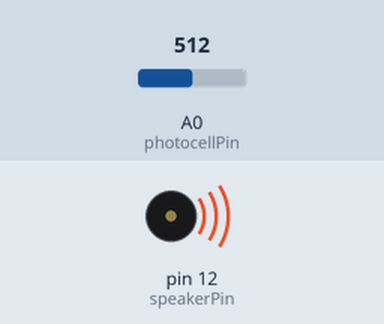
Bench run of a sketch on a simulated Arduino Uno, built with avr-gcc and run on an emulated ATmega328P. Parts: buzzer (waves = sounding). The inputs (shaded band) are chosen by the test bench; at power-on: A0 (photocellPin) = 512.

Above: at 0.1 s.
Timing chart, 0 to 13.5 s (numbered marks = the images above):
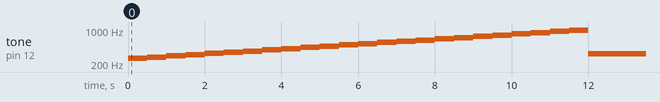

Measured:
- by itself, tone on pin 12 (speakerPin): plays 261 Hz for 0.50 s, 277 Hz for 0.50 s, 294 Hz for 0.50 s, 311 Hz for 0.50 s, 329 Hz for 0.50 s, 349 Hz for 0.50 s … (25 notes in this stretch)

The sketch:

PROJECT_.ino
```cpp
int speakerPin = 12;
int photocellPin = 0;

int numTones = 10;
int tones[] = {261, 277, 294, 311, 329, 349, 370, 392, 415, 440, 466, 493, 523, 554, 587, 622, 659, 698, 739, 783, 830, 880, 932, 987};
//            mid C  C#   D    D#   E    F    F#   G    G#   A   #A    B    C   #C    D    #D   E    F   #F    G    #G   A    #A   B

void setup() {
  // put your setup code here, to run once:
 Serial.begin(9600);
for (int i = 0; i < 24; i++) // iterate over the notes of the melody
  {
    tone(speakerPin, tones[i]);
    delay(500);
  }
  noTone(speakerPin);
}


void loop() {
  // put your main code here, to run repeatedly:

  int reading = analogRead(photocellPin);
  int pitch = 200 + reading / 4;
  //Add 200 to the original value to make 200Hz the lowest frequency, and then simply divide the reading by 4 and add to this value to get the 200Hz to 370Hz range.
  tone(speakerPin, pitch);
}
```
